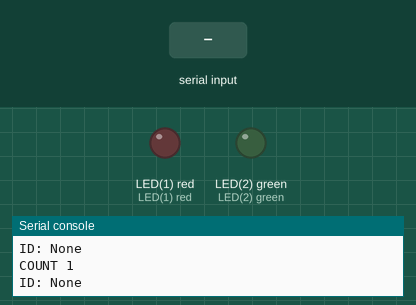
A program run on a simulated pyboard running MicroPython. Shown: output pins drawn as LEDs (lit = HIGH), the last lines printed to the serial console. The test bench sets the inputs (shaded band).

Above: at 1.2 s.
1.3 s: "300047939A7E" received over the second serial link
At 2.8 s:
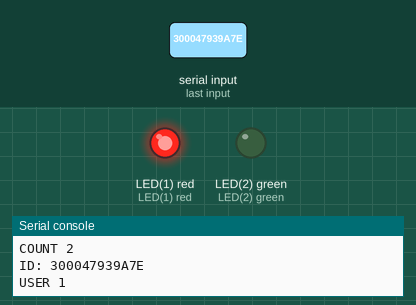
4.3 s: "0D001289F365" received over the second serial link
At 5.3 s:
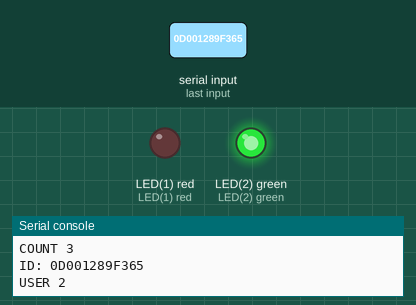
Timing chart, 0 to 7.5 s (numbered marks = the images above; inputs shaded):
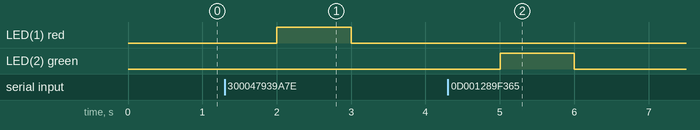

Measured:
- after the input at 1.3 s, LED(1) red: LOW → HIGH after 0.70 s, → LOW 1.0 s later
- after the input at 4.3 s, LED(2) green: LOW → HIGH after 0.70 s, → LOW 1.0 s later

The program:

rfidreader.py
```python
from machine import UART
import time
from pyb import LED

uart = UART(3,9600) # uart 3 of pyd
uart.init(9600,bits=8,parity=None,stop=1)
count = 0
led1 = LED(1)
led2 = LED(2)

user = ['300047939A7E','0D001289F365']

while True:

    print('COUNT',count)
    try:
        data = str(uart.read().decode('utf-8'))
        ID = data.replace('\x02','').split('\x03')[0]
    except:
        data = str(uart.read())
        ID = None
    # print('Found:',[data])
    print('ID:',ID)
    if ID != None:
        if ID == '300047939A7E':
            print('USER 1')
            led1.toggle()
            led1.on()
            time.sleep(1)
            led1.off()
            time.sleep(1)
        elif ID == '0D001289F365':
            print('USER 2')
            led2.toggle()
            led2.on()
            time.sleep(1)
            led2.off()
            time.sleep(1)
        else:
            print('Not found')
            time.sleep(1)
    else:
        count += 1
        time.sleep(1)
```
